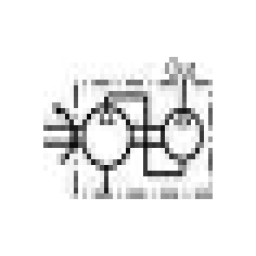
#> input picture cleaned_symbols/engineering_drawing_symbols/symbol_0.png, 256 x 256 px
$ python -i split_symbols.py   (imports and definitions only)
#> lines starting #> are read from the running program, lines starting #| are printed output that depends on the picture; after the words box and inside, x2 and y2 are one past the last pixel; in counts of white or black regions, pixels touching at a corner belong together
import cv2
import os

def extract_symbols_from_image(image_path, output_dir):
#> called with output_dir = 'out.png'
    os.makedirs(output_dir, exist_ok=True)

    img = cv2.imread(image_path)
#> img is the input picture: shape (256, 256, 3); mean B, G, R 236.9, 236.9, 236.9
    gray = cv2.cvtColor(img, cv2.COLOR_BGR2GRAY)

    # binary threshold
    _, thresh = cv2.threshold(gray, 200, 255, cv2.THRESH_BINARY_INV)
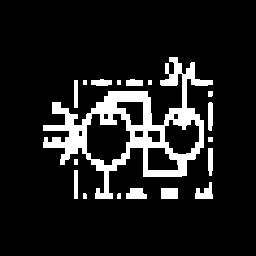
#> thresh: shape (256, 256); 11.6% white; 18 white regions

    contours, _ = cv2.findContours(thresh, cv2.RETR_EXTERNAL, cv2.CHAIN_APPROX_SIMPLE)
#> contours = 18 contours, 8 with area under 20; largest, box (x1, y1, x2, y2) and area: (43, 57, 213, 199) 9146, (161, 188, 178, 199) 160, (126, 188, 147, 199) 158, (195, 182, 213, 199) 148, (208, 102, 213, 131) 106

    H, W = img.shape[:2]
#> H = 256; W = 256
    count = 0

    for cnt in contours:
        x, y, w, h = cv2.boundingRect(cnt)

        # ignore full sheet / big region
        if w > 0.7 * W or h > 0.7 * H:
            continue

        # ignore very small noise
        if w < 25 or h < 25:
            continue

        # extract
        symbol = img[y:y+h, x:x+w]

        # add padding
        pad = 10
        symbol = cv2.copyMakeBorder(symbol, pad, pad, pad, pad,
                                    cv2.BORDER_CONSTANT, value=[255,255,255])

        # resize standard size
        symbol = cv2.resize(symbol, (256, 256), interpolation=cv2.INTER_AREA)

        file_name = f"symbol_{count}.png"
        save_path = os.path.join(output_dir, file_name)
        cv2.imwrite(save_path, symbol)

        print(f"✔ Saved {file_name}")
        count += 1
#> this loop made 18 passes
#> (x, y, w, h) on passes 1, 2, 4, 5, 8, 10, 11, 16, 17: (117, 193, 4, 6), (83, 193, 4, 6), (126, 188, 21, 11), (195, 182, 18, 17), (208, 148, 5, 28), (208, 102, 5, 29), (208, 91, 5, 6), (126, 79, 17, 7), (91, 79, 21, 7)
#> (cnt, x, y, w, h) on passes 3, 6, 7, 9, 12, 13: ([[161, 188], [161, 198], [177, 198], [177, 188]], 161, 188, 17, 11), ([[74, 170], [74, 198], [77, 198], [77, 170]], 74, 170, 4, 29), ([[74, 159], [74, 164], [77, 164], [77, 159]], 74, 159, 4, 6), ([[208, 137], [208, 141], [212, 141], [212, 137]], 208, 137, 5, 5), ([[148, 80], [148, 84], [151, 84], [151, 80]], 148, 80, 4, 5), ([[117, 80], [117, 84], [120, 84], [120, 80]], 117, 80, 4, 5)
#| ✔ Saved symbol_0.png
#> after the loop, count = 1

    print(f"🎯 Completed — extracted {count} symbols from {os.path.basename(image_path)}")
#| 🎯 Completed — extracted 1 symbols from symbol_0.png

def process_folder(folder="data"):
    for category in os.listdir(folder):
        category_path = os.path.join(folder, category)
        if not os.path.isdir(category_path):
            continue

        out_dir = os.path.join("cleaned_symbols", category)
        for file in os.listdir(category_path):
            if file.lower().endswith((".jpg", ".png", ".jpeg", ".webp")):
                extract_symbols_from_image(os.path.join(category_path, file), out_dir)

# [2 lines not run here, left out]

>>> result = extract_symbols_from_image('cleaned_symbols/engineering_drawing_symbols/symbol_0.png', 'out.png')

$ run again, on cleaned_symbols/mechanical_engineering_symbols/symbol_1.png
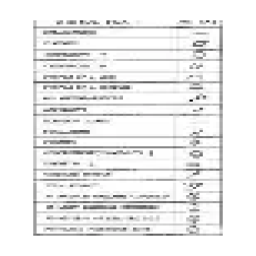
#> input picture cleaned_symbols/mechanical_engineering_symbols/symbol_1.png, 256 x 256 px
#> in extract_symbols_from_image, img is the input picture: shape (256, 256, 3); mean B, G, R 235.9, 235.9, 235.9
#> in extract_symbols_from_image, `_, thresh = cv2.threshold(gray, 200, 255, cv2.THRESH_BINARY_INV)`:
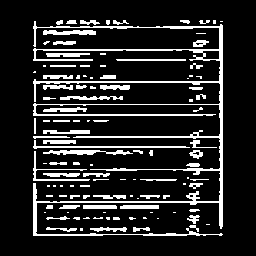
#> thresh: shape (256, 256); 14.6% white; 114 white regions (49 under 20 px)
#> contours = 114 contours, 70 with area under 20; largest, box (x1, y1, x2, y2) and area: (33, 21, 223, 236) 2473, (43, 150, 133, 155) 192, (33, 140, 190, 149) 162, (43, 30, 96, 35) 160, (60, 96, 123, 100) 116
#> the loop in extract_symbols_from_image, `for cnt in contours:` made 114 passes
#> (x, y, w, h) on passes 2, 3, 4, 5, 9, 10, 11, 12: (133, 227, 17, 5), (90, 227, 37, 5), (46, 227, 31, 5), (189, 225, 10, 7), (129, 217, 7, 3), (113, 217, 7, 3), (106, 217, 4, 3), (93, 217, 10, 2)
#> (printed output is left out)
#> after the loop in extract_symbols_from_image, `for cnt in contours:`: count = 1
#| 🎯 Completed — extracted 1 symbols from symbol_1.png

$ run again, on cleaned_symbols/mechanical_engineering_symbols/symbol_2.png
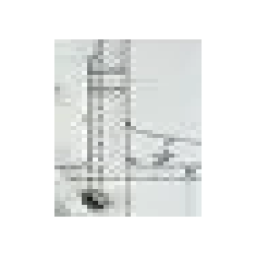
#> input picture cleaned_symbols/mechanical_engineering_symbols/symbol_2.png, 256 x 256 px
#> in extract_symbols_from_image, img is the input picture: shape (256, 256, 3); mean B, G, R 236.3, 237.1, 235.6
#> in extract_symbols_from_image, `_, thresh = cv2.threshold(gray, 200, 255, cv2.THRESH_BINARY_INV)`:
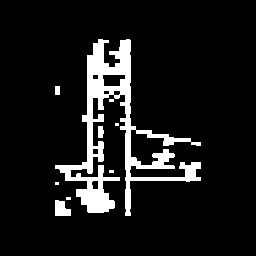
#> thresh: shape (256, 256); 9.7% white; 9 white regions (5 under 20 px)
#> contours = 9 contours, 5 with area under 20; largest, box (x1, y1, x2, y2) and area: (55, 39, 201, 216) 5488, (55, 200, 71, 216) 168, (98, 126, 104, 138) 48, (55, 86, 60, 95) 32
#> the loop in extract_symbols_from_image, `for cnt in contours:` made 9 passes
#> (cnt, x, y, w, h) on passes 2, 3, 4, 6, 7, 8: ([[66, 197], [66, 199], [70, 199], [70, 197]], 66, 197, 5, 3), ([[55, 182], [55, 184], [58, 184], [58, 182]], 55, 182, 4, 3), ([[109, 170], [109, 172], [113, 172], [113, 170]], 109, 170, 5, 3), ([[115, 123], [115, 125], [118, 125], [118, 123]], 115, 123, 4, 3), ([[109, 99], [109, 101], [113, 101], [113, 99]], 109, 99, 5, 3), ([[55, 86], [55, 94], [59, 94], [59, 86]], 55, 86, 5, 9)
#> (printed output is left out)
#> after the loop in extract_symbols_from_image, `for cnt in contours:`: count = 1
#| 🎯 Completed — extracted 1 symbols from symbol_2.png
